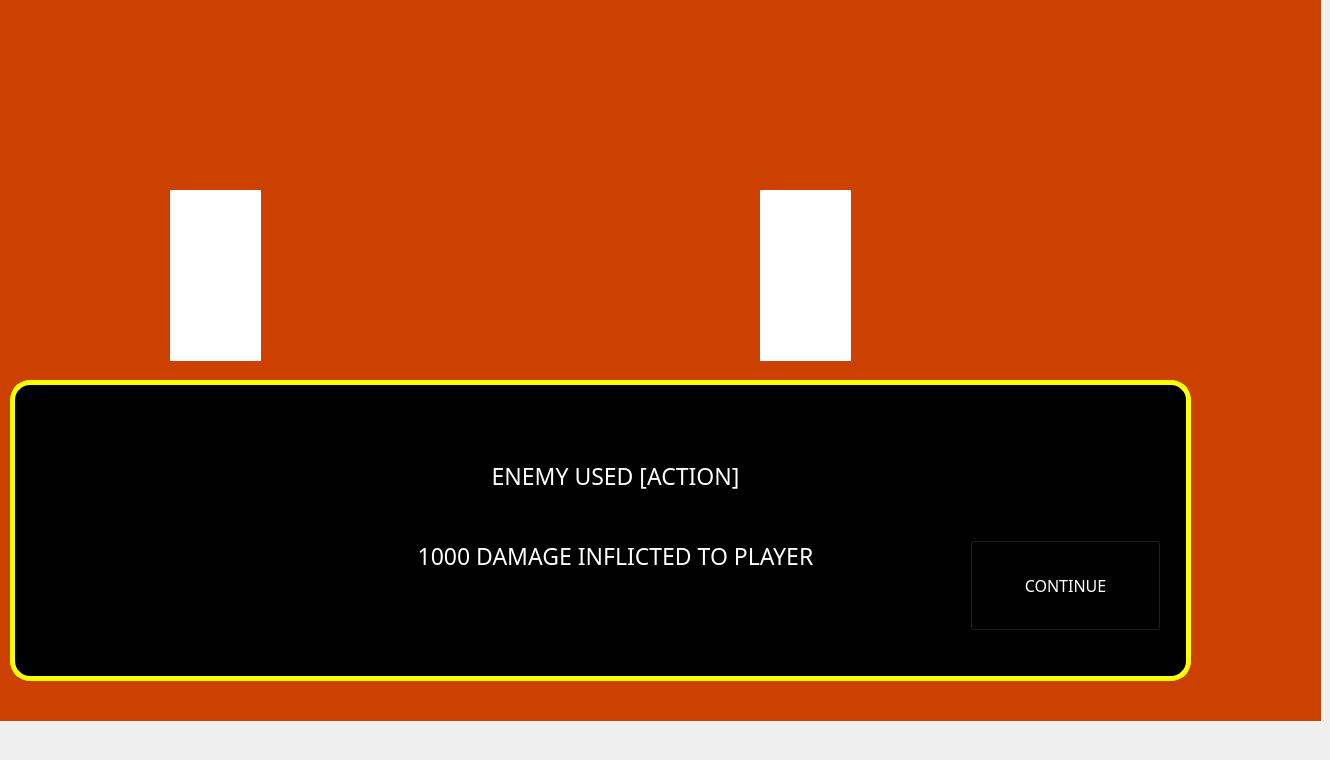
    <widget class="QWidget" name="page_6">
     <widget class="QLabel" name="Background6">
      <property name="geometry">
       <rect>
        <x>0</x>
        <y>-30</y>
        <width>1321</width>
        <height>751</height>
       </rect>
      </property>
      <property name="styleSheet">
       <string notr="true">background-color:rgb(204, 65, 0)</string>
      </property>
      <property name="text">
       <string/>
      </property>
      <property name="textFormat">
       <enum>Qt::TextFormat::RichText</enum>
      </property>
     </widget>
     <widget class="QLabel" name="CommandGUI_3">
      <property name="geometry">
       <rect>
        <x>10</x>
        <y>380</y>
        <width>1181</width>
        <height>301</height>
       </rect>
      </property>
      <property name="styleSheet">
       <string notr="true">background-color:rgb(0, 0, 0);
border-width: 5px;
border-style: solid;
border-color: yellow;
border-radius: 20px 20px 20px 20px;</string>
      </property>
      <property name="text">
       <string/>
      </property>
     </widget>
     <widget class="QLabel" name="EnemyActionResultMessage">
      <property name="geometry">
       <rect>
        <x>310</x>
        <y>500</y>
        <width>611</width>
        <height>111</height>
       </rect>
      </property>
      <property name="font">
       <font>
        <family>Lucida Bright</family>
        <pointsize>17</pointsize>
       </font>
      </property>
      <property name="styleSheet">
       <string notr="true">color:white;</string>
      </property>
      <property name="text">
       <string>1000 DAMAGE INFLICTED TO PLAYER</string>
      </property>
      <property name="alignment">
       <set>Qt::AlignmentFlag::AlignCenter</set>
      </property>
     </widget>
     <widget class="QPushButton" name="EndGameTurnButton">
      <property name="geometry">
       <rect>
        <x>970</x>
        <y>540</y>
        <width>191</width>
        <height>91</height>
       </rect>
      </property>
      <property name="font">
       <font>
        <family>Lucida Bright</family>
        <pointsize>12</pointsize>
       </font>
      </property>
      <property name="styleSheet">
       <string notr="true">QPushButton {
	background-color: transparent;
	border-image: url(:/Images/Buttons/menubutton.png);
	background-repeat: none;
	color: white;
}

QPushButton:hover {
	border-image: url(:/Images/Buttons/menu-button-focus.png);
    font-size: 25px;
}</string>
      </property>
      <property name="text">
       <string>CONTINUE</string>
      </property>
     </widget>
     <widget class="QLabel" name="EnemyActionMessage">
      <property name="geometry">
       <rect>
        <x>310</x>
        <y>440</y>
        <width>611</width>
        <height>71</height>
       </rect>
      </property>
      <property name="font">
       <font>
        <family>Lucida Bright</family>
        <pointsize>17</pointsize>
       </font>
      </property>
      <property name="styleSheet">
       <string notr="true">color:white;</string>
      </property>
      <property name="text">
       <string>ENEMY USED [ACTION]</string>
      </property>
      <property name="alignment">
       <set>Qt::AlignmentFlag::AlignCenter</set>
      </property>
     </widget>
     <widget class="QLabel" name="Player_4">
      <property name="geometry">
       <rect>
        <x>170</x>
        <y>190</y>
        <width>91</width>
        <height>171</height>
       </rect>
      </property>
      <property name="styleSheet">
       <string notr="true">background-color:rgb(255, 255, 255)</string>
      </property>
      <property name="text">
       <string/>
      </property>
      <property name="textFormat">
       <enum>Qt::TextFormat::RichText</enum>
      </property>
     </widget>
     <widget class="QLabel" name="Enemy_4">
      <property name="geometry">
       <rect>
        <x>760</x>
        <y>190</y>
        <width>91</width>
        <height>171</height>
       </rect>
      </property>
      <property name="styleSheet">
       <string notr="true">background-color:rgb(255, 255, 255)</string>
      </property>
      <property name="text">
       <string/>
      </property>
      <property name="textFormat">
       <enum>Qt::TextFormat::RichText</enum>
      </property>
     </widget>
     <zorder>Background6</zorder>
     <zorder>CommandGUI_3</zorder>
     <zorder>EnemyActionResultMessage</zorder>
     <zorder>EndGameTurnButton</zorder>
     <zorder>Player_4</zorder>
     <zorder>Enemy_4</zorder>
     <zorder>EnemyActionMessage</zorder>
    </widget>
